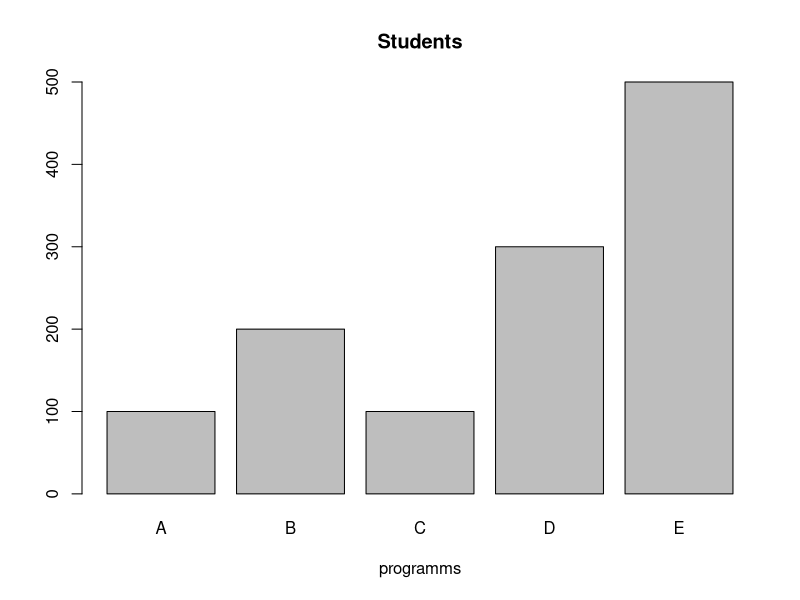

This figure's R source:
#Bar Charts

Program=c("A","B","C","D","E")
Students=c(100,200,100,300,500)
X=cbind(Program,Students)  #add both data together
print(X)

#plotting bar chart
barplot(Students,main="Students",names.arg = Program, xlab="programms")
#arguments=x axis,graph name,names of x axis
